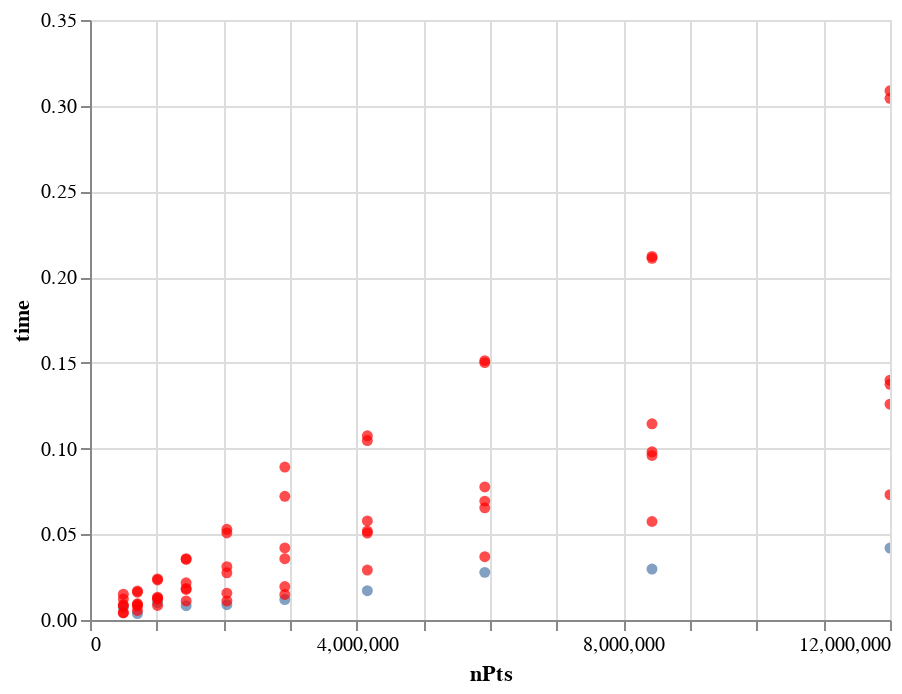

This figure's notebook cell:
### Code cell
import altair as alt

a = alt.Chart(df).mark_circle().encode(
    y = "time",
    x = "nPts",
).interactive()

b = alt.Chart(colordf).mark_circle(color="red").encode(
    y = "time",
    x = "nPts"
).interactive()
a+b

### Figure 1 — Vega-Lite specification as saved in the notebook (floating-point values rounded to 4 significant figures)
{"config": {"view": {"continuousWidth": 400, "continuousHeight": 300}}, "layer": [{"data": {"name": "data-e6661118143d20905a99a17c3c30fdf9"}, "mark": "circle", "encoding": {"x": {"type": "quantitative", "field": "nPts"}, "y": {"type": "quantitative", "field": "time"}}, "selection": {"selector026": {"type": "interval", "bind": "scales", "encodings": ["x", "y"]}}}, {"data": {"name": "data-1f07eb143af377df516f1a88b8f48007"}, "mark": {"type": "circle", "color": "red"}, "encoding": {"x": {"type": "quantitative", "field": "nPts"}, "y": {"type": "quantitative", "field": "time"}}, "selection": {"selector027": {"type": "interval", "bind": "scales", "encodings": ["x", "y"]}}}], "$schema": "https://vega.github.io/schema/vega-lite/v4.8.1.json", "datasets": {"data-e6661118143d20905a99a17c3c30fdf9": [{"nPts": 499999, "time": 0.007434, "attr1": "price", "attr2": "minimum_nights", "id": "price;minimum_nights"}, {"nPts": 711748, "time": 0.003721, "attr1": "price", "attr2": "minimum_nights", "id": "price;minimum_nights"}, {"nPts": 1013173, "time": 0.01015, "attr1": "price", "attr2": "minimum_nights", "id": "price;minimum_nights"}, {"nPts": 1442249, "time": 0.008319, "attr1": "price", "attr2": "minimum_nights", "id": "price;minimum_nights"}, {"nPts": 2053039, "time": 0.008896, "attr1": "price", "attr2": "minimum_nights", "id": "price;minimum_nights"}, {"nPts": 2922496, "time": 0.01195, "attr1": "price", "attr2": "minimum_nights", "id": "price;minimum_nights"}, {"nPts": 4160167, "time": 0.0171, "attr1": "price", "attr2": "minimum_nights", "id": "price;minimum_nights"}, {"nPts": 5921989, "time": 0.02779, "attr1": "price", "attr2": "minimum_nights", "id": "price;minimum_nights"}, {"nPts": 8429939, "time": 0.02974, "attr1": "price", "attr2": "minimum_nights", "id": "price;minimum_nights"}, {"nPts": 12000000, "time": 0.04199, "attr1": "price", "attr2": "minimum_nights", "id": "price;minimum_nights"}], "data-1f07eb143af377df516f1a88b8f48007": [{"nPts": 499999, "time": 0.004162, "attr": "host_id"}, {"nPts": 499999, "time": 0.01503, "attr": "host_name"}, {"nPts": 499999, "time": 0.01232, "attr": "neighbourhood_group"}, {"nPts": 499999, "time": 0.008424, "attr": "neighbourhood"}, {"nPts": 499999, "time": 0.008895, "attr": "room_type"}, {"nPts": 499999, "time": 0.004274, "attr": "number_of_reviews"}, {"nPts": 711748, "time": 0.008193, "attr": "host_id"}, {"nPts": 711748, "time": 0.01686, "attr": "host_name"}, {"nPts": 711748, "time": 0.01622, "attr": "neighbourhood_group"}, {"nPts": 711748, "time": 0.00948, "attr": "neighbourhood"}, {"nPts": 711748, "time": 0.009009, "attr": "room_type"}, {"nPts": 711748, "time": 0.005541, "attr": "number_of_reviews"}, {"nPts": 1013173, "time": 0.01271, "attr": "host_id"}, {"nPts": 1013173, "time": 0.02394, "attr": "host_name"}, {"nPts": 1013173, "time": 0.02337, "attr": "neighbourhood_group"}, {"nPts": 1013173, "time": 0.01333, "attr": "neighbourhood"}, {"nPts": 1013173, "time": 0.01224, "attr": "room_type"}, {"nPts": 1013173, "time": 0.008508, "attr": "number_of_reviews"}, {"nPts": 1442249, "time": 0.01781, "attr": "host_id"}, {"nPts": 1442249, "time": 0.0353, "attr": "host_name"}, {"nPts": 1442249, "time": 0.03581, "attr": "neighbourhood_group"}, {"nPts": 1442249, "time": 0.02173, "attr": "neighbourhood"}, {"nPts": 1442249, "time": 0.01841, "attr": "room_type"}, {"nPts": 1442249, "time": 0.01114, "attr": "number_of_reviews"}, {"nPts": 2053039, "time": 0.01113, "attr": "host_id"}, {"nPts": 2053039, "time": 0.05079, "attr": "host_name"}, {"nPts": 2053039, "time": 0.05292, "attr": "neighbourhood_group"}, {"nPts": 2053039, "time": 0.03113, "attr": "neighbourhood"}, {"nPts": 2053039, "time": 0.02753, "attr": "room_type"}, {"nPts": 2053039, "time": 0.01563, "attr": "number_of_reviews"}, {"nPts": 2922496, "time": 0.01491, "attr": "host_id"}, {"nPts": 2922496, "time": 0.07216, "attr": "host_name"}, {"nPts": 2922496, "time": 0.08922, "attr": "neighbourhood_group"}, {"nPts": 2922496, "time": 0.04203, "attr": "neighbourhood"}, {"nPts": 2922496, "time": 0.03575, "attr": "room_type"}, {"nPts": 2922496, "time": 0.01951, "attr": "number_of_reviews"}, {"nPts": 4160167, "time": 0.05073, "attr": "host_id"}, {"nPts": 4160167, "time": 0.1047, "attr": "host_name"}, {"nPts": 4160167, "time": 0.1074, "attr": "neighbourhood_group"}, {"nPts": 4160167, "time": 0.0578, "attr": "neighbourhood"}, {"nPts": 4160167, "time": 0.05187, "attr": "room_type"}, {"nPts": 4160167, "time": 0.02911, "attr": "number_of_reviews"}, {"nPts": 5921989, "time": 0.06935, "attr": "host_id"}, {"nPts": 5921989, "time": 0.1513, "attr": "host_name"}, {"nPts": 5921989, "time": 0.1501, "attr": "neighbourhood_group"}, {"nPts": 5921989, "time": 0.0776, "attr": "neighbourhood"}, {"nPts": 5921989, "time": 0.06547, "attr": "room_type"}, {"nPts": 5921989, "time": 0.0369, "attr": "number_of_reviews"}, {"nPts": 8429939, "time": 0.09813, "attr": "host_id"}, {"nPts": 8429939, "time": 0.211, "attr": "host_name"}, {"nPts": 8429939, "time": 0.2121, "attr": "neighbourhood_group"}, {"nPts": 8429939, "time": 0.1145, "attr": "neighbourhood"}, {"nPts": 8429939, "time": 0.09601, "attr": "room_type"}, {"nPts": 8429939, "time": 0.05746, "attr": "number_of_reviews"}, {"nPts": 12000000, "time": 0.1399, "attr": "host_id"}, {"nPts": 12000000, "time": 0.3043, "attr": "host_name"}, {"nPts": 12000000, "time": 0.3087, "attr": "neighbourhood_group"}, {"nPts": 12000000, "time": 0.1375, "attr": "neighbourhood"}, {"nPts": 12000000, "time": 0.1259, "attr": "room_type"}, {"nPts": 12000000, "time": 0.07307, "attr": "number_of_reviews"}]}}
